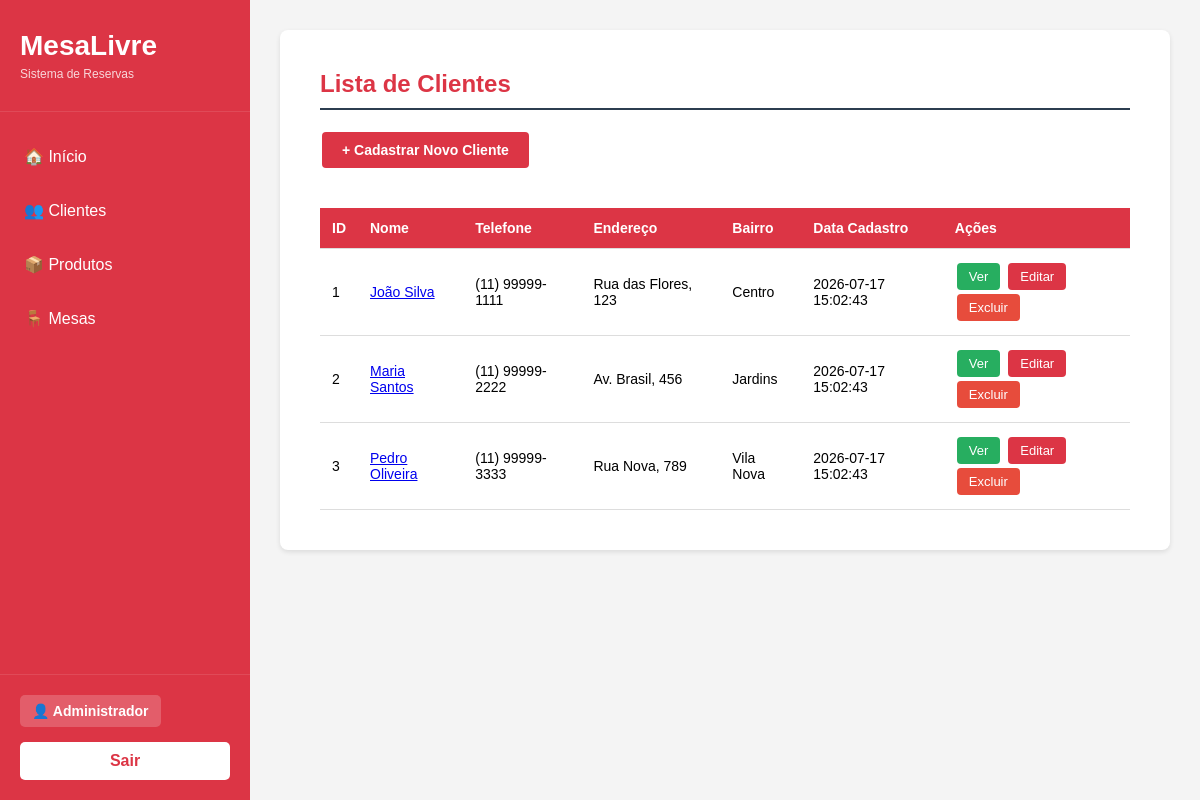
The app's page /MesaLivre/cliente.php (signed in) with its own data.
### tables this page shows
CREATE TABLE clientes (
    id_cliente INT AUTO_INCREMENT PRIMARY KEY,
    nome VARCHAR(100) NOT NULL,
    telefone VARCHAR(20),
    endereco VARCHAR(200),
    bairro VARCHAR(100),
    data_cadastro DATETIME
);

### MesaLivre/controle/cliente/ListarCliente_class.php (called while the page is built)
<?php
	include_once("modelo/cliente/ClienteDAO_class.php");
	class ListarCliente{
		public function __construct(){
			$dao = new ClienteDAO();
			$lista = $dao->listar();
			include_once("visao/cliente/listaCliente.php");
		}
	}
?>

### MesaLivre/modelo/cliente/ClienteDAO_class.php (called while the page is built, shortened)
<?php
include_once "ConnectionFactory_class.php";
class ClienteDAO {
    public function listar() {
        try {
            $fabrica = new ConnectionFactory();
            $con = $fabrica->getConnection();
            $stmt = $con->prepare("SELECT * FROM clientes");
            $stmt->execute();
            $resultado = $stmt->fetchAll(PDO::FETCH_ASSOC);
            return $resultado;
        } catch (PDOException $ex) {
            echo "Erro ao listar clientes: " . $ex->getMessage();
        }
    }
}
?>

### MesaLivre/modelo/cliente/ConnectionFactory_class.php (called while the page is built, shortened)
<?php
	class ConnectionFactory{
		public $dbType = "mysql";
		public $host = "localhost";
		public $user = "root";
		public $senha = "";
		public $db = "mesalivre";
		public $persistente = false;
		public function getConnection(){
			try{
				$this->con = new PDO(
					$this->dbType.":host=".$this->host.";dbname=".$this->db,
					$this->user,
					$this->senha,
					array(PDO::ATTR_PERSISTENT => $this->persistente,
					PDO::ATTR_ERRMODE => PDO::ERRMODE_EXCEPTION)
				);
				return $this->con;
			}
			catch(PDOException $ex){
				echo "Erro: " . $ex->getMessage();
			}
		}
	}
?>

### MesaLivre/visao/cliente/listaCliente.php (the view, shortened to what this page needs)
<h2>Lista de Clientes</h2>
<a href="cliente.php?fun=cadastrar" class="btn btn-add">+ Cadastrar Novo Cliente</a>
<table>
    <tr>
        <th>ID</th>
        <th>Nome</th>
        <th>Telefone</th>
        <th>Endereço</th>
        <th>Bairro</th>
        <th>Data Cadastro</th>
        <th>Ações</th>
    </tr>
    <?php
    if(isset($lista) && count($lista) > 0){
        foreach($lista as $cliente){
            echo "<tr>";
            echo "<td>" . $cliente['id_cliente'] . "</td>";
            echo "<td><a href='cliente.php?fun=exibir&id=" . $cliente['id_cliente'] . "'>" . $cliente['nome'] . "</a></td>";
            echo "<td>" . $cliente['telefone'] . "</td>";
            echo "<td>" . $cliente['endereco'] . "</td>";
            echo "<td>" . $cliente['bairro'] . "</td>";
            echo "<td>" . $cliente['data_cadastro'] . "</td>";
            echo "<td>
                    <a href='cliente.php?fun=exibir&id=" . $cliente['id_cliente'] . "' class='btn btn-view'>Ver</a>
                    <a href='cliente.php?fun=alterar&id=" . $cliente['id_cliente'] . "' class='btn btn-edit'>Editar</a>
                    <a href='cliente.php?fun=excluir&id=" . $cliente['id_cliente'] . "' class='btn btn-delete'>Excluir</a>
                  </td>";
            echo "</tr>";
        }
    } else {
        echo "<tr><td colspan='7' style='text-align: center;'>Nenhum cliente cadastrado</td></tr>";
    }
    ?>
</table>

### assets/css/visao/exibir.css (style rules this page uses)
h2 { color: #2c3e50; margin-bottom: 20px; border-bottom: 2px solid #2c3e50; padding-bottom: 10px; }

### assets/css/visao/alterar.css (style rules this page uses)
h2 { color: #2c3e50; margin-bottom: 20px; }

### assets/css/visao/cadastrar.css (style rules this page uses)
h2 { color: #2c3e50; margin-bottom: 20px; }

### assets/css/visao/listar.css (style rules this page uses)
table { width: 100%; border-collapse: collapse; margin-top: 20px; }
th, td { padding: 12px; text-align: left; border-bottom: 1px solid #ddd; font-size: 14px; }
th { background-color: #dc3545; color: white; }
.btn { padding: 6px 12px; text-decoration: none; border-radius: 4px; color: white; font-size: 13px; display: inline-block; margin: 2px; transition: background-color 0.2s ease, transform 0.1s ease; }
.btn-edit { background-color: #dc3545; }
.btn-delete { background-color: #e74c3c; }
.btn-view { background-color: #27ae60; }
.btn-add { background-color: #dc3545; padding: 10px 20px; display: inline-block; margin-bottom: 20px; font-size: 14px; font-weight: bold; }
h2 { color: #dc3545; margin-bottom: 20px; font-size: 24px; }

### MesaLivre/visao/topo.php (style rules this page uses)
* { margin: 0; padding: 0; box-sizing: border-box; }
body { font-family: Arial, sans-serif; background-color: #f4f4f4; display: flex; min-height: 100vh; }

### records on screen
clientes: id_cliente "1", nome "João Silva", telefone "(11) 99999-1111", endereco "Rua das Flores, 123", bairro "Centro", data_cadastro "2026-07-17 15:02:43"
clientes: id_cliente "2", nome "Maria Santos", telefone "(11) 99999-2222", endereco "Av. Brasil, 456", bairro "Jardins", data_cadastro "2026-07-17 15:02:43"
clientes: id_cliente "3", nome "Pedro Oliveira", telefone "(11) 99999-3333", endereco "Rua Nova, 789", bairro "Vila Nova", data_cadastro "2026-07-17 15:02:43"

### other values on screen
$usuario->getNome() "Administrador"
